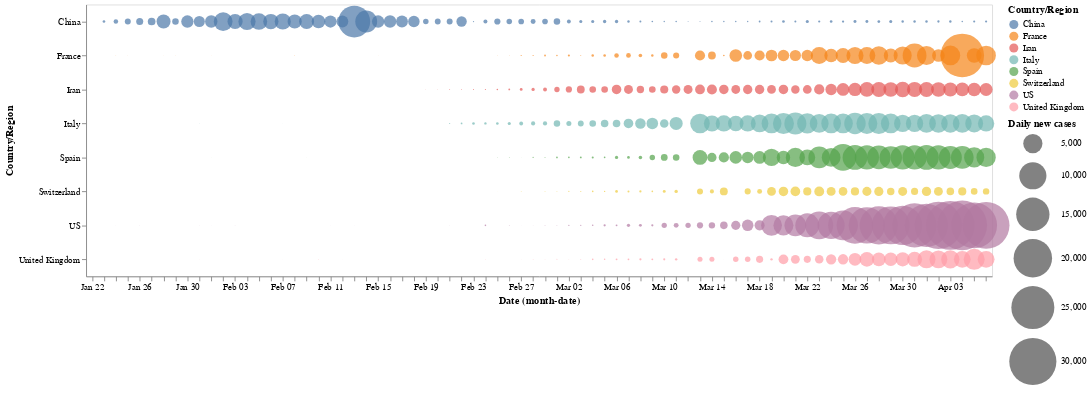

The cell this chart's notebook holds for it:
### Code cell
alt.Chart(selected_data).mark_circle().encode(
    x='monthdate(Date):O',
    y='Country/Region',
    color='Country/Region',
    size=alt.Size('New cases:Q',
        scale=alt.Scale(range=[0, 3000]),
        legend=alt.Legend(title='Daily new cases')
    ) 
).properties(
    width=1000,
    height=300,
    selection=interval
)

### Figure 1 — Vega-Lite specification as saved in the notebook (floating-point values rounded to 4 significant figures; data arrays with more than 128 entries replaced by an {"elided": "..."} marker saying what was removed)
{"config": {"view": {"continuousWidth": 400, "continuousHeight": 300}}, "data": {"name": "data-ccd10019114704f940fb72e6ce6bfea7"}, "mark": "circle", "encoding": {"color": {"type": "nominal", "field": "Country/Region"}, "size": {"type": "quantitative", "field": "New cases", "legend": {"title": "Daily new cases"}, "scale": {"range": [0, 3000]}}, "x": {"type": "ordinal", "field": "Date", "timeUnit": "monthdate"}, "y": {"type": "nominal", "field": "Country/Region"}}, "height": 300, "selection": {"selector005": {"type": "interval"}}, "width": 1000, "$schema": "https://vega.github.io/schema/vega-lite/v4.8.1.json", "datasets": {"data-ccd10019114704f940fb72e6ce6bfea7": {"elided": "608 records"}}}
